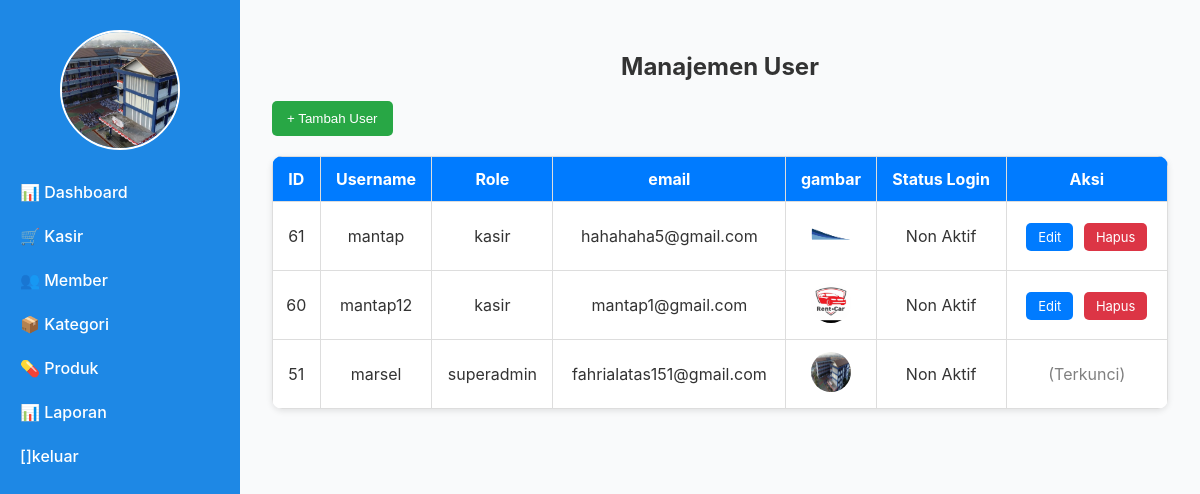
Page /super_admin/kasir.php (signed in) on the committed database.
### tables this page shows
CREATE TABLE `users` (
  `id` int(11) NOT NULL,
  `username` varchar(50) NOT NULL,
  `password` varchar(255) NOT NULL,
  `role` enum('superadmin','kasir') NOT NULL,
  `email` varchar(100) NOT NULL,
  `gambar` varchar(255) NOT NULL,
  `status_login` tinyint(1) DEFAULT 0
);

### super_admin/kasir.php (the view, shortened to what this page needs)
<?php
include_once 'sidebar_admin.php';
$conn = new mysqli("localhost", "root", "", "apotek1");
$users = $conn->query("SELECT * FROM users ORDER BY id DESC");
?>
<!DOCTYPE html>
<html lang="id">
<head>
</head>
<body>
<div class="container">
    <h2>Manajemen User</h2>
    <button class="btn-tambah" onclick="document.getElementById('modalTambah').style.display='flex'">+ Tambah User</button>
    <table>
        <tr>
            <th>ID</th>
            <th>Username</th>
            <th>Role</th>
            <th>email</th>
            <th>gambar</th>
            <th>Status Login</th>
            <th>Aksi</th>
        </tr>
<?php while ($row = $users->fetch_assoc()): ?>
<?php
    $isLoginKasir = $row['role'] === 'kasir' && $row['status_login'] == 1;
?>
<tr>
    <td><?= $row['id'] ?></td>
    <td><?= htmlspecialchars($row['username']) ?></td>
    <td><?= $row['role'] ?></td>
    <td><?= htmlspecialchars($row['email']) ?></td>
    <td>
        <img src="../uploads/<?= htmlspecialchars($row['gambar']) ?>" alt="Foto" style="width: 40px; height: 40px; border-radius: 50%;">
    </td>
    <td><?= ($row['status_login'] == 1) ? 'Aktif' : 'Non Aktif' ?></td>
    <td class="aksi">
        <?php if ($row['role'] !== 'superadmin'): ?>
            <?php if ($isLoginKasir): ?>
                <a href="javascript:void(0);" class="edit disabled" title="Tidak bisa edit user yang sedang login">Edit</a>
                <a href="javascript:void(0);" class="hapus disabled" title="Tidak bisa hapus user yang sedang login">Hapus</a>
            <?php else: ?>
                <a href="#" class="edit" onclick="bukaModalEdit('<?= $row['id'] ?>','<?= htmlspecialchars($row['username'], ENT_QUOTES) ?>','<?= $row['role'] ?>','<?= htmlspecialchars($row['email'], ENT_QUOTES) ?>')">Edit</a>
                <?php if ($_SESSION['role'] !== 'kasir'): ?>
                    <a href="?hapus=<?= $row['id'] ?>" class="hapus" onclick="return confirm('Yakin ingin menghapus user ini?')">Hapus</a>
                <?php else: ?>
                    <a href="javascript:void(0);" class="hapus disabled" title="Kasir tidak diizinkan menghapus">Hapus</a>
                <?php endif; ?>
            <?php endif; ?>
        <?php else: ?>
            <span style="color: gray;">(Terkunci)</span>
        <?php endif; ?>
    </td>
</tr>
<?php endwhile; ?>
    </table>
</div>
</body>
</html>

### super_admin/sidebar_admin.php (shortened to what this page needs)
<?php
include '../config.php';
$username = $_SESSION['username'] ?? null;
$data_user = mysqli_fetch_assoc(mysqli_query($koneksi, "SELECT * FROM users WHERE username = '$username'"));
$foto_user = $data_user['gambar'] ?? 'default.jpg';
?>
<!DOCTYPE html>
<html lang="id">
<head>
</head>
<body>
    <div class="sidebar">
        <a href="profil.php" style="text-decoration: none;">
   <img src="../uploads/<?= htmlspecialchars($foto_user) ?>" alt="Foto Profil" style="
    width: 120px;
    height: 120px;
    object-fit: cover;
    border-radius: 50%;
    border: 2px solid white;
    cursor: pointer;
" />
</a>
        <ul>
            <li><a href="dashboard.php">📊 Dashboard</a></li>
            <li><a href="kasir.php">🛒 Kasir</a></li>
            <li><a href="member.php">👥 Member</a></li>
            <li><a href="kategori.php">📦 Kategori</a></li>
            <li><a href="produk.php">💊 Produk</a></li>
            <li><a href="laporan.php">📊 Laporan</a></li>
             <li><a href="../logout.php"> []keluar</a></li>
        </ul>
    </div>
</body>
</html>

### super_admin/sidebar_admin.php (style rules this page uses)
* { box-sizing: border-box; }
body { margin: 0; font-family: 'Segoe UI', sans-serif; background-color: #f1f3f5; color: #333; }
.sidebar { width: 240px; background-color: #1e88e5; height: 100vh; position: fixed; padding: 30px 0; display: flex; flex-direction: column; align-items: center; }
.sidebar ul { list-style: none; padding: 0; width: 100%; }
.sidebar ul li { width: 100%; }
.sidebar ul li a { display: block; color: white; text-decoration: none; padding: 12px 20px; font-weight: 500; transition: background-color 0.3s ease; width: 100%; }

### super_admin/kasir.php (style rules this page uses)
body { font-family: 'Inter', sans-serif; background: #f9fafb; margin: 0; display: flex; min-height: 100vh; }
.container { margin-left: 240px; padding: 2rem; flex-grow: 1; }
h2 { text-align: center; margin-bottom: 20px; }
.btn-tambah { background: #28a745; color: white; padding: 10px 15px; border: none; border-radius: 5px; margin-bottom: 20px; cursor: pointer; }
table { width: 100%; background: white; border-collapse: collapse; border-radius: 10px; overflow: hidden; box-shadow: 0 2px 6px rgba(0,0,0,0.1); }
th, td { padding: 12px; border: 1px solid #ddd; text-align: center; }
th { background-color: #007bff; color: white; }
.aksi a { padding: 6px 12px; color: white; border-radius: 5px; margin: 0 3px; text-decoration: none; font-size: 13px; }
.aksi a.edit { background: #007bff; }
.aksi a.hapus { background: #dc3545; }

### rows in the picture
users: gambar (picture), id "51", username "marsel", role "superadmin", email "fahrialatas151@gmail.com", status_login "Non Aktif", shows "(Terkunci)"
users: id "61", username "mantap", role "kasir", email "hahahaha5@gmail.com", gambar (picture), status_login "Non Aktif"
users: id "60", username "mantap12", role "kasir", email "mantap1@gmail.com", gambar (picture), status_login "Non Aktif"
